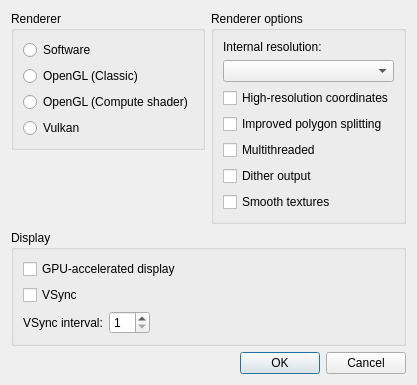
<?xml version="1.0" encoding="UTF-8"?>
<ui version="4.0">
 <class>VideoSettingsDialog</class>
 <widget class="QDialog" name="VideoSettingsDialog">
  <property name="geometry">
   <rect>
    <x>0</x>
    <y>0</y>
    <width>514</width>
    <height>316</height>
   </rect>
  </property>
  <property name="sizePolicy">
   <sizepolicy hsizetype="Preferred" vsizetype="Preferred">
    <horstretch>0</horstretch>
    <verstretch>0</verstretch>
   </sizepolicy>
  </property>
  <property name="windowTitle">
   <string>Video settings - melonDS</string>
  </property>
  <layout class="QGridLayout" name="gridLayout">
   <property name="sizeConstraint">
    <enum>QLayout::SizeConstraint::SetFixedSize</enum>
   </property>
   <item row="0" column="0" alignment="Qt::AlignmentFlag::AlignTop">
    <widget class="QGroupBox" name="grpRenderer">
     <property name="title">
      <string>Renderer</string>
     </property>
     <layout class="QVBoxLayout" name="layoutRenderer">
      <item>
       <widget class="QRadioButton" name="rb3DSoftware">
        <property name="whatsThis">
         <string>&lt;html&gt;&lt;head/&gt;&lt;body&gt;&lt;p&gt;The software renderer is more accurate and less prone to rendering glitches, but requires more CPU power.&lt;/p&gt;&lt;/body&gt;&lt;/html&gt;</string>
        </property>
        <property name="text">
         <string>Software</string>
        </property>
       </widget>
      </item>
      <item>
       <widget class="QRadioButton" name="rb3DOpenGL">
        <property name="whatsThis">
         <string>&lt;html&gt;&lt;head/&gt;&lt;body&gt;&lt;p&gt;The OpenGL renderer may be faster than software and supports graphical enhancements, but is more prone to glitches.&lt;/p&gt;&lt;/body&gt;&lt;/html&gt;</string>
        </property>
        <property name="text">
         <string>OpenGL (Classic)</string>
        </property>
       </widget>
      </item>
      <item>
       <widget class="QRadioButton" name="rb3DCompute">
        <property name="whatsThis">
         <string>&lt;html&gt;&lt;head/&gt;&lt;body&gt;&lt;p&gt;A GPU renderer based on compute shaders. Requires OpenGL 4.3.&lt;/p&gt;&lt;/body&gt;&lt;/html&gt;</string>
        </property>
        <property name="text">
         <string>OpenGL (Compute shader)</string>
        </property>
       </widget>
      </item>
      <item>
       <widget class="QRadioButton" name="rb3DVulkan">
        <property name="whatsThis">
         <string>&lt;html&gt;&lt;head/&gt;&lt;body&gt;&lt;p&gt;A hardware renderer using Vulkan for 2D and 3D rendering. It is available on macOS through MoltenVK.&lt;/p&gt;&lt;/body&gt;&lt;/html&gt;</string>
        </property>
        <property name="text">
         <string>Vulkan</string>
        </property>
       </widget>
      </item>
     </layout>
    </widget>
   </item>
   <item row="0" column="1" alignment="Qt::AlignmentFlag::AlignTop">
    <widget class="QGroupBox" name="grpRendererOptions">
     <property name="title">
      <string>Renderer options</string>
     </property>
     <layout class="QVBoxLayout" name="layoutRendererOptions">
      <item>
       <widget class="QLabel" name="lblResolution">
        <property name="text">
         <string>Internal resolution:</string>
        </property>
       </widget>
      </item>
      <item>
       <widget class="QComboBox" name="cbxResolution">
        <property name="whatsThis">
         <string>&lt;html&gt;&lt;head/&gt;&lt;body&gt;&lt;p&gt;The resolution at which the 3D graphics are rendered. Higher resolutions look sharper when the window is enlarged, but may cause glitches.&lt;/p&gt;&lt;/body&gt;&lt;/html&gt;</string>
        </property>
       </widget>
      </item>
      <item>
       <widget class="QCheckBox" name="cbxComputeHiResCoords">
        <property name="whatsThis">
         <string>&lt;html&gt;&lt;head/&gt;&lt;body&gt;&lt;p&gt;Use the extra precision in vertex positions that the compute and Vulkan renderers can carry, reducing wobble on some geometry.&lt;/p&gt;&lt;/body&gt;&lt;/html&gt;</string>
        </property>
        <property name="text">
         <string>High-resolution coordinates</string>
        </property>
       </widget>
      </item>
      <item>
       <widget class="QCheckBox" name="cbBetterPolygons">
        <property name="whatsThis">
         <string>&lt;html&gt;&lt;head/&gt;&lt;body&gt;&lt;p&gt;Enabling this may help reduce distortion on quads and more complex polygons, but may also reduce performance. Applies to the classic OpenGL renderer.&lt;/p&gt;&lt;/body&gt;&lt;/html&gt;</string>
        </property>
        <property name="text">
         <string>Improved polygon splitting</string>
        </property>
       </widget>
      </item>
      <item>
       <widget class="QCheckBox" name="cbSoftwareThreaded">
        <property name="whatsThis">
         <string>&lt;html&gt;&lt;head/&gt;&lt;body&gt;&lt;p&gt;Run the software renderer across multiple threads. Yields better performance on multi-core CPUs.&lt;/p&gt;&lt;/body&gt;&lt;/html&gt;</string>
        </property>
        <property name="text">
         <string>Multithreaded</string>
        </property>
       </widget>
      </item>
      <item>
       <widget class="QCheckBox" name="cbDither">
        <property name="whatsThis">
         <string>&lt;html&gt;&lt;head/&gt;&lt;body&gt;&lt;p&gt;Dither the final image to smooth the DS's 6-bit colour banding on gradients. Purely at the output; does not affect rendering accuracy. Vulkan renderer only.&lt;/p&gt;&lt;/body&gt;&lt;/html&gt;</string>
        </property>
        <property name="text">
         <string>Dither output</string>
        </property>
       </widget>
      </item>
      <item>
       <widget class="QCheckBox" name="cbTexFilter">
        <property name="whatsThis">
         <string>&lt;html&gt;&lt;head/&gt;&lt;body&gt;&lt;p&gt;Bilinear-filter magnified textures so upscaled surfaces are smooth rather than blocky. Softens the DS's sharp nearest-neighbour look. Vulkan renderer only.&lt;/p&gt;&lt;/body&gt;&lt;/html&gt;</string>
        </property>
        <property name="text">
         <string>Smooth textures</string>
        </property>
       </widget>
      </item>
      <item>
       <spacer name="optionsSpacer">
        <property name="orientation">
         <enum>Qt::Orientation::Vertical</enum>
        </property>
        <property name="sizeHint" stdset="0">
         <size>
          <width>20</width>
          <height>0</height>
         </size>
        </property>
       </spacer>
      </item>
     </layout>
    </widget>
   </item>
   <item row="1" column="0" colspan="2">
    <widget class="QGroupBox" name="grpDisplay">
     <property name="title">
      <string>Display</string>
     </property>
     <layout class="QVBoxLayout" name="layoutDisplay">
      <item>
       <widget class="QCheckBox" name="cbGLDisplay">
        <property name="whatsThis">
         <string>&lt;html&gt;&lt;head/&gt;&lt;body&gt;&lt;p&gt;Draw the DS screens to the window using the GPU. Usually improves frame pacing, and is required by the hardware 3D renderers.&lt;/p&gt;&lt;/body&gt;&lt;/html&gt;</string>
        </property>
        <property name="text">
         <string>GPU-accelerated display</string>
        </property>
       </widget>
      </item>
      <item>
       <widget class="QCheckBox" name="cbVSync">
        <property name="whatsThis">
         <string>&lt;html&gt;&lt;head/&gt;&lt;body&gt;&lt;p&gt;Synchronize the video output to your monitor's refresh rate. Requires GPU-accelerated display.&lt;/p&gt;&lt;/body&gt;&lt;/html&gt;</string>
        </property>
        <property name="text">
         <string>VSync</string>
        </property>
       </widget>
      </item>
      <item>
       <layout class="QHBoxLayout" name="layoutVSyncInterval">
        <item>
         <widget class="QLabel" name="lblVSyncInterval">
          <property name="whatsThis">
           <string>&lt;html&gt;&lt;head/&gt;&lt;body&gt;&lt;p&gt;The interval at which to synchronize to the monitor's refresh rate. Set to 1 for a 60Hz monitor, 2 for 120Hz, ...&lt;/p&gt;&lt;/body&gt;&lt;/html&gt;</string>
          </property>
          <property name="text">
           <string>VSync interval:</string>
          </property>
         </widget>
        </item>
        <item>
         <widget class="QSpinBox" name="sbVSyncInterval">
          <property name="whatsThis">
           <string>&lt;html&gt;&lt;head/&gt;&lt;body&gt;&lt;p&gt;The interval at which to synchronize to the monitor's refresh rate. Set to 1 for a 60Hz monitor, 2 for 120Hz, ...&lt;/p&gt;&lt;/body&gt;&lt;/html&gt;</string>
          </property>
          <property name="minimum">
           <number>1</number>
          </property>
          <property name="maximum">
           <number>20</number>
          </property>
         </widget>
        </item>
        <item>
         <spacer name="vsyncSpacer">
          <property name="orientation">
           <enum>Qt::Orientation::Horizontal</enum>
          </property>
          <property name="sizeHint" stdset="0">
           <size>
            <width>40</width>
            <height>20</height>
           </size>
          </property>
         </spacer>
        </item>
       </layout>
      </item>
     </layout>
    </widget>
   </item>
   <item row="2" column="0" colspan="2">
    <widget class="QDialogButtonBox" name="buttonBox">
     <property name="orientation">
      <enum>Qt::Orientation::Horizontal</enum>
     </property>
     <property name="standardButtons">
      <set>QDialogButtonBox::StandardButton::Cancel|QDialogButtonBox::StandardButton::Ok</set>
     </property>
    </widget>
   </item>
  </layout>
 </widget>
 <tabstops>
  <tabstop>rb3DSoftware</tabstop>
  <tabstop>rb3DOpenGL</tabstop>
  <tabstop>rb3DCompute</tabstop>
  <tabstop>rb3DVulkan</tabstop>
  <tabstop>cbxResolution</tabstop>
  <tabstop>cbxComputeHiResCoords</tabstop>
  <tabstop>cbBetterPolygons</tabstop>
  <tabstop>cbSoftwareThreaded</tabstop>
  <tabstop>cbDither</tabstop>
  <tabstop>cbTexFilter</tabstop>
  <tabstop>cbGLDisplay</tabstop>
  <tabstop>cbVSync</tabstop>
  <tabstop>sbVSyncInterval</tabstop>
 </tabstops>
 <resources/>
 <connections>
  <connection>
   <sender>buttonBox</sender>
   <signal>accepted()</signal>
   <receiver>VideoSettingsDialog</receiver>
   <slot>accept()</slot>
   <hints>
    <hint type="sourcelabel">
     <x>248</x>
     <y>254</y>
    </hint>
    <hint type="destinationlabel">
     <x>157</x>
     <y>274</y>
    </hint>
   </hints>
  </connection>
  <connection>
   <sender>buttonBox</sender>
   <signal>rejected()</signal>
   <receiver>VideoSettingsDialog</receiver>
   <slot>reject()</slot>
   <hints>
    <hint type="sourcelabel">
     <x>316</x>
     <y>260</y>
    </hint>
    <hint type="destinationlabel">
     <x>286</x>
     <y>274</y>
    </hint>
   </hints>
  </connection>
 </connections>
</ui>
